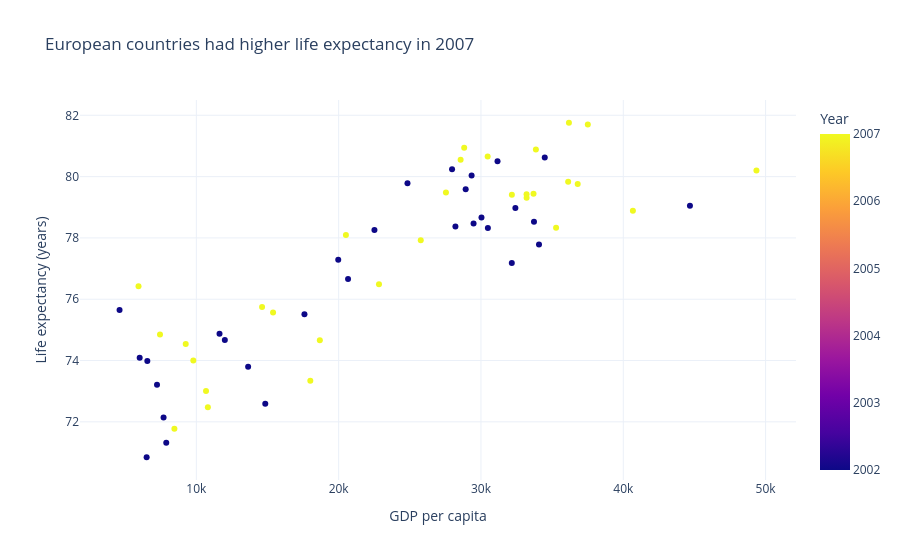

This figure's notebook cell:
### Markdown cell above
## Task 1 — Scatter: life expectancy change over time

**What to build:** A scatter showing **GDP per capita vs life expectancy** for **two years** (2002 and 2007) to show how both moved — use **colour for year** (just 2 colours), **one continent only**.

Choose any continent except Africa (that was the example). Highlight the change direction.

> 💡 Filter: `df.loc[df['continent'] == 'YOUR_CHOICE']` then filter years

### Code cell
# Task 1
# YOUR CODE HERE

# Compare GDP and life expectancy in Europe

europe = df[
    (df['continent'] == 'Europe') &
    (df['year'].isin([2002, 2007]))
]

fig1 = px.scatter(
    europe,
    x='gdpPercap',
    y='lifeExp',
    color='year',
    color_discrete_map={
        2002: 'steelblue',
        2007: 'orange'
    },
    hover_name='country',
    title='European countries had higher life expectancy in 2007',
    labels={
        'gdpPercap': 'GDP per capita',
        'lifeExp': 'Life expectancy (years)',
        'year': 'Year'
    }
)

fig1.update_layout(template='plotly_white')

fig1.show()

### Figure 1 — Plotly figure (JSON) as saved in the notebook; plotly's stock layout.template omitted (floating-point values rounded to 4 significant figures)
{"data": [{"hovertemplate": "<b>%{hovertext}</b><br><br>GDP per capita=%{x}<br>Life expectancy (years)=%{y}<br>Year=%{marker.color}<extra></extra>", "hovertext": ["Albania", "Albania", "Austria", "Austria", "Belgium", "Belgium", "Bosnia and Herzegovina", "Bosnia and Herzegovina", "Bulgaria", "Bulgaria", "Croatia", "Croatia", "Czech Republic", "Czech Republic", "Denmark", "Denmark", "Finland", "Finland", "France", "France", "Germany", "Germany", "Greece", "Greece", "Hungary", "Hungary", "Iceland", "Iceland", "Ireland", "Ireland", "Italy", "Italy", "Montenegro", "Montenegro", "Netherlands", "Netherlands", "Norway", "Norway", "Poland", "Poland", "Portugal", "Portugal", "Romania", "Romania", "Serbia", "Serbia", "Slovak Republic", "Slovak Republic", "Slovenia", "Slovenia", "Spain", "Spain", "Sweden", "Sweden", "Switzerland", "Switzerland", "Turkey", "Turkey", "United Kingdom", "United Kingdom"], "legendgroup": "", "marker": {"color": [2002, 2007, 2002, 2007, 2002, 2007, 2002, 2007, 2002, 2007, 2002, 2007, 2002, 2007, 2002, 2007, 2002, 2007, 2002, 2007, 2002, 2007, 2002, 2007, 2002, 2007, 2002, 2007, 2002, 2007, 2002, 2007, 2002, 2007, 2002, 2007, 2002, 2007, 2002, 2007, 2002, 2007, 2002, 2007, 2002, 2007, 2002, 2007, 2002, 2007, 2002, 2007, 2002, 2007, 2002, 2007, 2002, 2007, 2002, 2007], "coloraxis": "coloraxis", "symbol": "circle"}, "mode": "markers", "name": "", "orientation": "v", "showlegend": false, "type": "scatter", "x": [4604.0, 5937.0, 32420.0, 36130.0, 30490.0, 33690.0, 6019.0, 7446.0, 7697.0, 10680.0, 11630.0, 14620.0, 17600.0, 22830.0, 32170.0, 35280.0, 28200.0, 33210.0, 28930.0, 30470.0, 30040.0, 32170.0, 22510.0, 27540.0, 14840.0, 18010.0, 31160.0, 36180.0, 34080.0, 40680.0, 27970.0, 28570.0, 6557.0, 9254.0, 33720.0, 36800.0, 44680.0, 49360.0, 12000.0, 15390.0, 19970.0, 20510.0, 7885.0, 10810.0, 7236.0, 9787.0, 13640.0, 18680.0, 20660.0, 25770.0, 24840.0, 28820.0, 29340.0, 33860.0, 34480.0, 37510.0, 6508.0, 8458.0, 29480.0, 33200.0], "xaxis": "x", "y": [75.65, 76.42, 78.98, 79.83, 78.32, 79.44, 74.09, 74.85, 72.14, 73.0, 74.88, 75.75, 75.51, 76.49, 77.18, 78.33, 78.37, 79.31, 79.59, 80.66, 78.67, 79.41, 78.26, 79.48, 72.59, 73.34, 80.5, 81.76, 77.78, 78.89, 80.24, 80.55, 73.98, 74.54, 78.53, 79.76, 79.05, 80.2, 74.67, 75.56, 77.29, 78.1, 71.32, 72.48, 73.21, 74.0, 73.8, 74.66, 76.66, 77.93, 79.78, 80.94, 80.04, 80.88, 80.62, 81.7, 70.84, 71.78, 78.47, 79.42], "yaxis": "y"}], "layout": {"coloraxis": {"colorbar": {"title": {"text": "Year"}}, "colorscale": [[0, "#0d0887"], [0.1111, "#46039f"], [0.2222, "#7201a8"], [0.3333, "#9c179e"], [0.4444, "#bd3786"], [0.5556, "#d8576b"], [0.6667, "#ed7953"], [0.7778, "#fb9f3a"], [0.8889, "#fdca26"], [1, "#f0f921"]]}, "legend": {"tracegroupgap": 0}, "title": {"text": "European countries had higher life expectancy in 2007"}, "xaxis": {"anchor": "y", "domain": [0, 1], "title": {"text": "GDP per capita"}}, "yaxis": {"anchor": "x", "domain": [0, 1], "title": {"text": "Life expectancy (years)"}}}}
